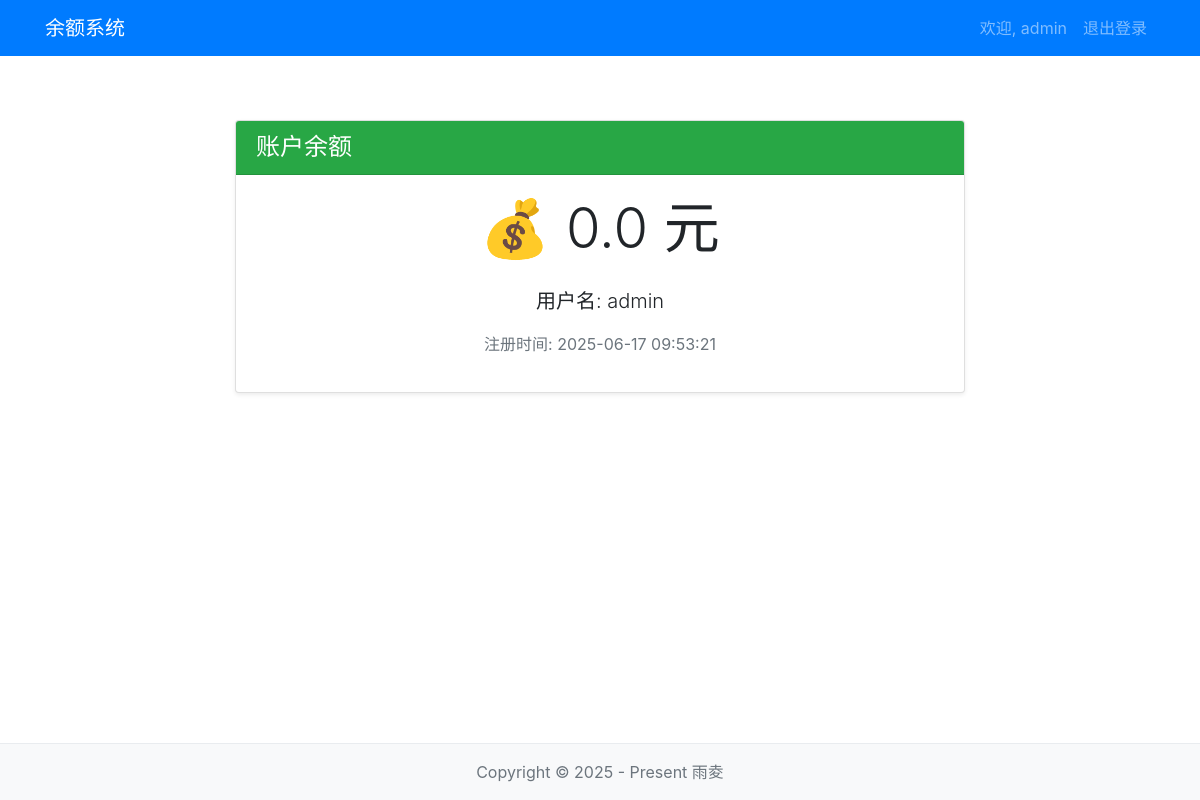
The page /dashboard (signed in) on the database its author committed.
### app/models/user.py (models this page shows, shortened)
class User(UserMixin, db.Model):
    id = db.Column(db.Integer, primary_key=True)
    username = db.Column(db.String(64), unique=True, nullable=False)
    password_hash = db.Column(db.String(128), nullable=False)
    email = db.Column(db.String(120), unique=True, nullable=True)
    balance = db.Column(db.Float, default=0.0)
    register_time = db.Column(db.DateTime, default=datetime.utcnow)
    is_active = db.Column(db.Boolean, default=True)
    user_type = db.Column(db.String(20), default='user')  # 'user' or 'admin'

### app/routes/user.py (the view)
@user_bp.route('/dashboard')
@login_required
def dashboard():
    return render_template('user/dashboard.html', title='余额系统', user=current_user)

### app/__init__.py (called while the page is built)
@login_manager.user_loader
def load_user(user_id):
    from app.models.user import User
    user = User.query.get(int(user_id))
    return user

### app/templates/user/dashboard.html
{% extends 'base.html' %}
{% block content %}
<div class="row justify-content-center">
    <div class="col-md-8">
        <div class="card mb-4 shadow-sm">
            <div class="card-header bg-success text-white">
                <h4 class="my-0 font-weight-normal">账户余额</h4>
            </div>
            <div class="card-body text-center">
                <h1 class="display-4 mb-4">💰 {{ user.balance }} 元</h1>
                <p class="lead">用户名: {{ user.username }}</p>
                <p class="text-muted">注册时间: {{ user.register_time.strftime('%Y-%m-%d %H:%M:%S') }}</p>
            </div>
        </div>
    </div>
</div>
{% endblock %}

### app/templates/base.html (shortened to what this page needs)
<!DOCTYPE html>
<html lang="zh-CN">
<head>
    <link rel="stylesheet" href="https://stackpath.bootstrapcdn.com/bootstrap/4.5.2/css/bootstrap.min.css">
</head>
<body class="d-flex flex-column min-vh-100">
    <nav class="navbar navbar-expand-lg navbar-dark bg-primary">
        <div class="container">
            <a class="navbar-brand" href="{{ url_for('admin.dashboard') if title == '后台余额管理系统' else url_for('index') }}">
                {% if title == '后台余额管理系统' %}后台余额管理系统{% else %}余额系统{% endif %}
            </a>
            <div class="collapse navbar-collapse" id="navbarNav">
                <ul class="navbar-nav ml-auto">
                    {% if current_user.is_authenticated %}
                        <li class="nav-item">
                            <span class="nav-link">欢迎, {{ current_user.username }}</span>
                        </li>
                        <li class="nav-item">
                            <a class="nav-link" href="{{ url_for('user.logout') if title != '后台余额管理系统' else url_for('admin.logout') }}">退出登录</a>
                        </li>
                    {% endif %}
                </ul>
            </div>
        </div>
    </nav>
    <div class="container content flex-grow-1">
        {% block content %}{% endblock %}
    </div>
    <footer class="footer">
        <div class="container">
            <span class="text-muted">Copyright © 2025 - Present 雨夌</span>
        </div>
    </footer>
</body>
</html>

### app/templates/base.html (style rules this page uses)
.content { padding-top: 2rem; padding-bottom: 2rem; }
.footer { margin-top: auto; padding: 1rem 0; color: #6c757d; text-align: center; background-color: #f8f9fa; border-top: 1px solid #e9ecef; }
.navbar { margin-bottom: 2rem; }

### rows shown on the page
User: username "admin", balance "0.0", register_time "2025-06-17 09:53:21"
